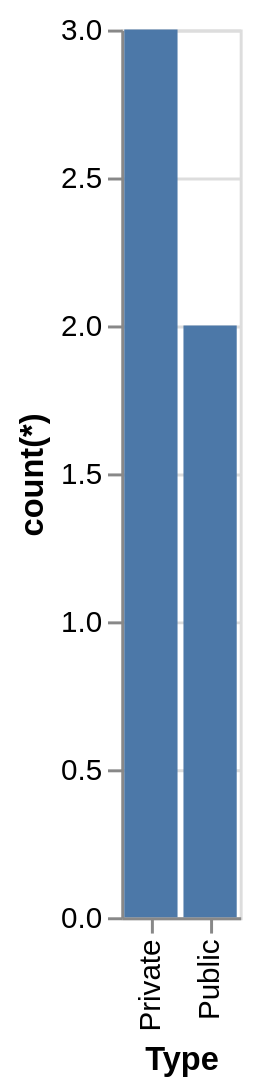

Describe this chart as a Vega-Lite specification.
### Vega-Lite specification from a JSON file in a GitHub repository (floating-point values rounded to 4 significant figures)
{"data": {"values": [{"x_data": "Private", "y_data": 3}, {"x_data": "Public", "y_data": 2}]}, "mark": "bar", "encoding": {"x": {"field": "x_data", "type": "nominal", "title": "Type", "sort": {"op": "sum", "field": "y_data", "order": "descending"}}, "y": {"field": "y_data", "type": "quantitative", "title": "count(*)"}}}
